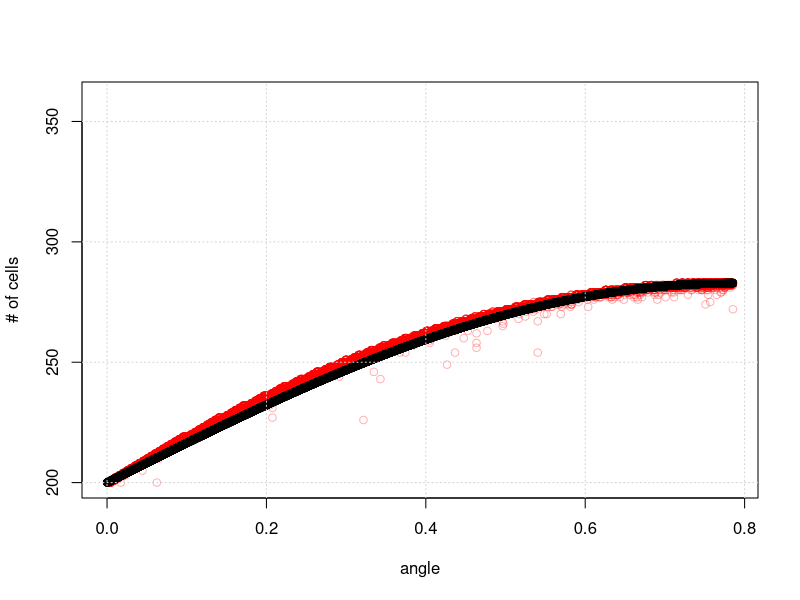

The R source for this figure:


tr<-function(x0,y0,dx,dy,t,thresh,n=0){
    if(t<0) return(n)
    
    dtx<-if(dx>0) (floor(x0)+1-x0)/dx else (floor(x0)-x0)/dx
    dty<-if(dy>0) (floor(y0)+1-y0)/dy else (floor(y0)-y0)/dy
    dt<-min(dtx,dty)+0.001
    
#    if(dt>thresh)
  #      tr(x0+dx*dt,y0+dy*dt,dx,dy,t-dt,thresh,n+2)
#    else
        tr(x0+dx*dt,y0+dy*dt,dx,dy,t-dt,thresh,n+1)
}

n<-10000
l<-200

# random point in box
#bxs0<-runif(n)
#bys0<-runif(n)
#bas<-runif(n)*pi*0.5
#points(bas,Map(tr,bxs0,bys0,cos(bas),sin(bas),l,i*0.1),col=hsv(i/15,alpha=0.3))

# difference between box and gaussian did no affect T.

png('2d.png',width=1000,height=1000)
plot(c(),pch=20,xlab='angle',ylab='# of cells',xlim=c(0,0.25*pi),ylim=c(l*1,l*1.8))

for(i in 0){
    gxs0<-rnorm(n)*0
    gys0<-rnorm(n)*0
    gas<-runif(n)*pi*0.25

    points(gas,Map(tr,gxs0,gys0,cos(gas),sin(gas),l,0.8+i*0.03),col=hsv(i/10,alpha=0.3))
    points(gas,(sin(2*gas)*(sqrt(2)-1)+1)*l)
}
grid()

